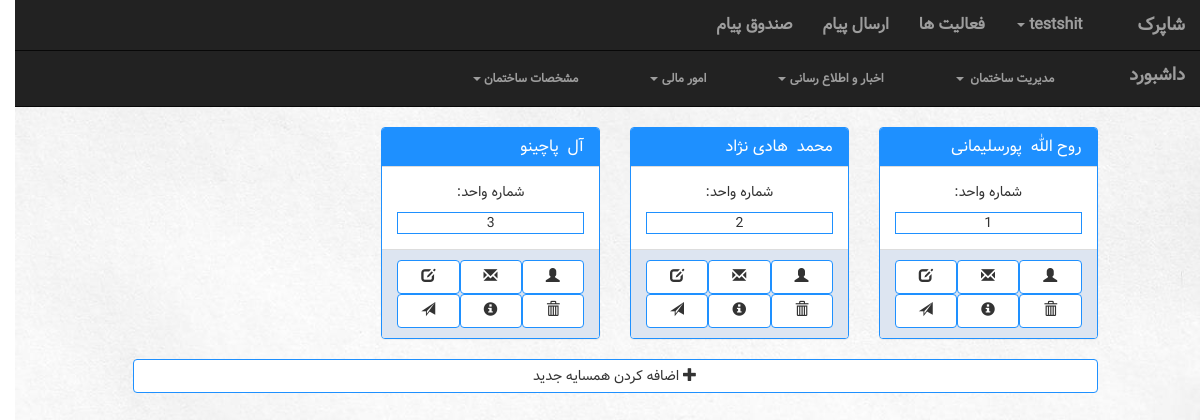
Before: /building/1/neighbor/ (signed in) with the older database file.
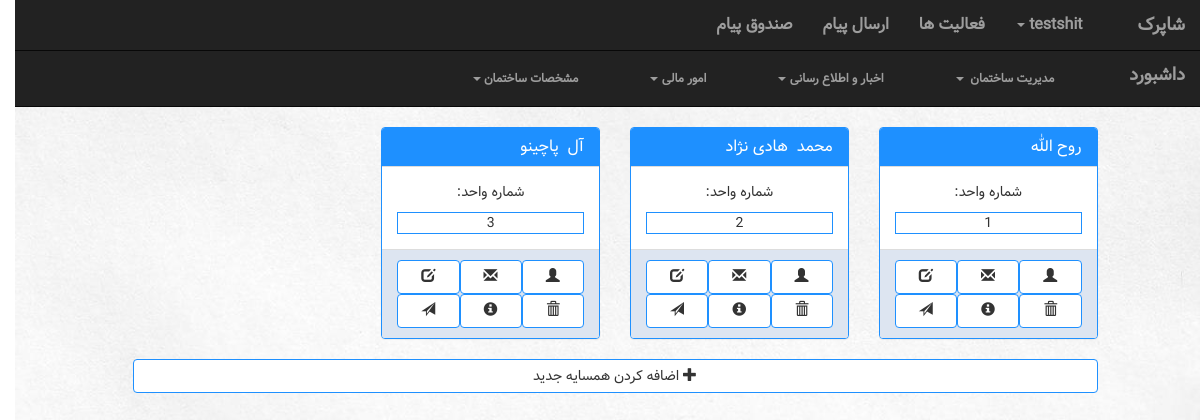
After: the same page with the newer database file.
### manageUser/models.py (models this page shows, shortened)
class Account(models.Model):
    user = models.OneToOneField(User, on_delete=models.CASCADE)
    type = models.IntegerField(default=UserType.MANAGER)
    activation_key = models.CharField(max_length=40, blank=True, null=True)
    def __str__(self):
        return self.user.first_name

### building/views.py (the view)
# urls.py: url(r'^(?P<building_id>[0-9]+)/neighbor/$', views.neighbor, name="neighbor"),
def neighbor(request, building_id):
    getbuilding = Building.objects.get(pk=building_id)
    neighbor_unit = {}
    for unit in Unit.objects.filter(building=getbuilding):
        if unit.account is not None:
            neighbor_unit[unit.account] = Unit.objects.filter(account=unit.account)
    context = {'building': getbuilding,
               'accountType':  Account.objects.get(user=request.user).type,
               'neighbor_unit': neighbor_unit,
               'createNeighborForm': myForm.CreateNeighborForm,
               'messageForm':myForm.CreateMessageForm
               }
    return render(request, 'building/neighbor&staff.html', context)

### building/templates/building/neighbor&staff.html (shortened to what this page needs)
{% extends 'building/UserNavBar.html' %}
{% block navbar %}{% if accountType == 1 %} {% include 'building/managerNavBar.html' %} {% else %} {% include 'building/neighborNavBar.html' %}  {% endif %}{% endblock %}
{% block body %}
 <div class='row'>
    <div class="col-sm-10 col-lg-offset-1">
        {% for account,units in neighbor_unit.items %}
        <div class='col-sm-3'>
        <div class="panel panel-default">
          <div class="panel-heading">
            <h4 class='panel-title'>{{account.user.first_name}} &nbsp;{{account.user.last_name}}</h4>
          </div>
          <div class="panel-body">
            <p>شماره واحد:
            </p>
                {% for unit in units %}
                       <div style="border: 1px solid dodgerblue"> {{  unit.number }} </div>
                    {% endfor %}
          </div>
          <div class='panel-footer container-fluid'>
              <a class='col-md-4 btn btn-default' href='#' data-toggle="tooltip" title="تغییر مشخصات ساکن"><span class="glyphicon glyphicon-edit" aria-hidden="true"></span></a>
              <a class='col-md-4 btn btn-default' href='#' data-toggle="modal" data-toggle="tooltip" data-target="#myModal" title="ارسال پیام"><span class="glyphicon glyphicon-envelope" aria-hidden="true"></span></a>
              <a class='col-md-4 btn btn-default' href='#' data-toggle="tooltip"  title="ایجاد نقش"><span class="glyphicon glyphicon-user" aria-hidden="true"></span></a>
              <a class='col-md-4 btn btn-default' href='#' data-toggle="tooltip" title="ارسال نام کاربری و رمز عبور"><span class="glyphicon glyphicon-send" aria-hidden="true"></span></a>
              <a class='col-md-4 btn btn-default' href='#' data-toggle="tooltip" title="مشخصات ساکن"><span class="glyphicon glyphicon-info-sign" aria-hidden="true"></span></a>
              <a class='col-md-4 btn btn-default' href='#' data-toggle="tooltip" title="حذف همسایه"><span class="glyphicon glyphicon-trash" aria-hidden="true"></span></a>
          </div>
        </div>
            </div>
            {% endfor %}
        <div class="col-md-12">
            <button class="col-md-12 btn btn-default" data-toggle="modal" data-target="#myModal">  <span class="glyphicon glyphicon-plus" aria-hidden="true"></span> اضافه کردن همسایه جدید </button>
        </div>
    </div>
    </div>
{% endblock %}

Changed rows visible on the page:
changed through a linked row, Account "روح الله": user.last_name "پورسلیمانی" → (not shown)
